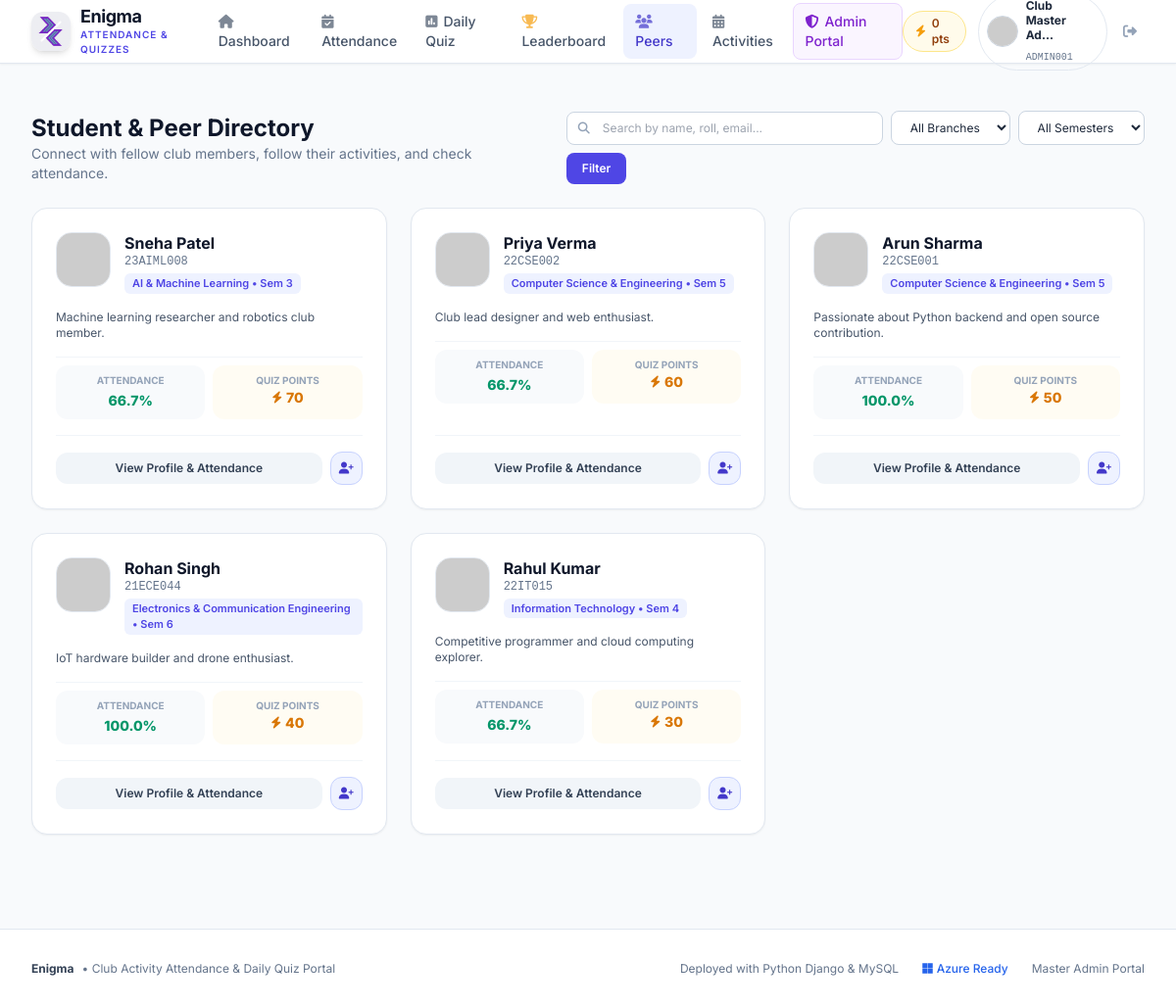
Screenshot of /accounts/directory/ (signed in) with the database file from the repository.
### accounts/models.py (models this page shows, shortened)
class StudentUser(AbstractUser):
    BRANCH_CHOICES = [
        ('CSE', 'Computer Science & Engineering'),
        ('IT', 'Information Technology'),
        ('ECE', 'Electronics & Communication Engineering'),
        ('EE', 'Electrical Engineering'),
        ('ME', 'Mechanical Engineering'),
        ('CE', 'Civil Engineering'),
        ('AIML', 'AI & Machine Learning'),
        ('DS', 'Data Science'),
        ('OTHER', 'Other Department'),
    ]
    SEMESTER_CHOICES = [(i, f'Semester {i}') for i in range(1, 9)]
    name = models.CharField(max_length=150, help_text="Full name of student")
    email = models.EmailField(unique=True, db_index=True)
    roll_number = models.CharField(max_length=50, unique=True, db_index=True)
    branch = models.CharField(max_length=50, choices=BRANCH_CHOICES, default='CSE')
    semester = models.PositiveSmallIntegerField(choices=SEMESTER_CHOICES, default=1)
    mobile_number = models.CharField(max_length=20, unique=True)
    profile_pic = models.ImageField(upload_to='profile_pics/', blank=True, null=True)
    bio = models.TextField(blank=True, default="Passionate club member eager to learn and collaborate.")
    quiz_points = models.PositiveIntegerField(default=0)
    followers = models.ManyToManyField(
        'self',
        symmetrical=False,
        related_name='following',
        blank=True
    )
    is_club_admin = models.BooleanField(
        default=False,
        help_text="Designates whether this student has master club admin privileges."
    )
    objects = StudentUserManager()
    USERNAME_FIELD = 'email'
    REQUIRED_FIELDS = ['name', 'roll_number', 'branch', 'semester', 'mobile_number']
    class Meta:
        ordering = ['roll_number']
        verbose_name = 'Student User'
        verbose_name_plural = 'Student Users'
    @property
    def avatar_url(self):
        if self.profile_pic and hasattr(self.profile_pic, 'url'):
            return self.profile_pic.url
        clean_name = self.name.replace(' ', '+') if self.name else 'Student'
        return f"https://ui-avatars.com/api/?name={clean_name}&background=4f46e5&color=fff&size=150"
    def get_attendance_percentage(self):
        from attendance.models import AttendanceRecord
        total = AttendanceRecord.objects.filter(student=self).count()
        if total == 0:
            return 0.0
        present_count = AttendanceRecord.objects.filter(
            student=self,
            status__in=['PRESENT', 'LATE']
        ).count()
        return round((present_count / total) * 100, 1)

### accounts/views.py (the view)
# urls.py: path('directory/', views.students_directory_view, name='students_directory'),
@login_required
def students_directory_view(request):
    query = request.GET.get('q', '').strip()
    branch_filter = request.GET.get('branch', '').strip()
    semester_filter = request.GET.get('semester', '').strip()
    students = StudentUser.objects.filter(is_active=True).exclude(pk=request.user.pk)
    if query:
        students = students.filter(
            Q(name__icontains=query) |
            Q(roll_number__icontains=query) |
            Q(email__icontains=query)
        )
    if branch_filter:
        students = students.filter(branch=branch_filter)
    if semester_filter:
        students = students.filter(semester=semester_filter)
    students = students.order_by('-quiz_points', 'roll_number')
    return render(request, 'accounts/directory.html', {
        'students': students,
        'query': query,
        'branch_filter': branch_filter,
        'semester_filter': semester_filter,
        'branches': StudentUser.BRANCH_CHOICES,
        'semesters': StudentUser.SEMESTER_CHOICES,
    })

### templates/accounts/directory.html (shortened to what this page needs)
{% extends 'base.html' %}
{% block content %}
<div class="max-w-7xl mx-auto px-4 sm:px-6 lg:px-8 py-8 space-y-6">
    <div class="flex flex-col md:flex-row md:items-center justify-between gap-4">
        <div>
            <h1 class="text-2xl font-bold text-slate-900">Student & Peer Directory</h1>
            <p class="text-xs sm:text-sm text-slate-500">Connect with fellow club members, follow their activities, and check attendance.</p>
        </div>
        <form method="GET" class="flex flex-wrap items-center gap-2">
            <div class="relative flex-grow sm:w-64">
                <span class="absolute inset-y-0 left-0 flex items-center pl-3 text-slate-400 text-xs">
                    <i class="fa-solid fa-magnifying-glass"></i>
                </span>
                <input type="text" name="q" value="{{ query }}" placeholder="Search by name, roll, email..." class="form-input pl-9 text-xs py-2">
            </div>
            <select name="branch" class="form-input text-xs py-2 w-auto">
                <option value="">All Branches</option>
            </select>
            <select name="semester" class="form-input text-xs py-2 w-auto">
                <option value="">All Semesters</option>
            </select>
            <button type="submit" class="bg-brand-600 hover:bg-brand-700 text-white font-semibold px-4 py-2 rounded-lg text-xs transition">
                Filter
            </button>
        </form>
    </div>
    <div class="grid grid-cols-1 sm:grid-cols-2 lg:grid-cols-3 gap-6">
        {% for student in students %}
        <div class="bg-white rounded-2xl border border-slate-200 shadow-sm p-6 flex flex-col justify-between hover:shadow-md transition">
            <div class="space-y-4">
                <div class="flex items-start space-x-3.5">
                    <img src="{{ student.avatar_url }}" alt="{{ student.name }}" class="w-14 h-14 rounded-2xl object-cover border border-slate-200">
                    <div class="flex-grow">
                        <a href="{% url 'public_profile' student.roll_number %}" class="font-bold text-slate-900 hover:text-brand-600 transition block text-base leading-snug">
                            {{ student.name }}
                        </a>
                        <span class="text-xs font-mono font-medium text-slate-500 block">{{ student.roll_number }}</span>
                        <span class="inline-block text-[11px] font-semibold text-brand-600 bg-brand-50 px-2 py-0.5 rounded-md mt-1">
                            {{ student.get_branch_display }} • Sem {{ student.semester }}
                        </span>
                    </div>
                </div>
                <p class="text-xs text-slate-600 line-clamp-2">
                    {{ student.bio|default:"Active club participant." }}
                </p>
                <div class="grid grid-cols-2 gap-2 pt-2 border-t border-slate-100 text-center">
                    <div class="p-2 rounded-xl bg-slate-50">
                        <span class="text-[10px] uppercase font-bold text-slate-400 block">Attendance</span>
                        <span class="text-sm font-extrabold text-emerald-600">{{ student.get_attendance_percentage }}%</span>
                    </div>
                    <div class="p-2 rounded-xl bg-amber-50/60">
                        <span class="text-[10px] uppercase font-bold text-slate-400 block">Quiz Points</span>
                        <span class="text-sm font-extrabold text-amber-600 flex items-center justify-center">
                            <i class="fa-solid fa-bolt mr-1 text-xs"></i>{{ student.quiz_points }}
                        </span>
                    </div>
                </div>
            </div>
            <div class="flex items-center space-x-2 pt-4 mt-4 border-t border-slate-100">
                <a href="{% url 'public_profile' student.roll_number %}" class="flex-grow text-center py-2 bg-slate-100 hover:bg-slate-200 text-slate-700 font-semibold text-xs rounded-xl transition">
                    View Profile & Attendance
                </a>
                <form method="POST" action="{% url 'follow_toggle' student.roll_number %}">
                    {% if student in user.following.all %}
                    <button type="submit" title="Unfollow" class="p-2 bg-emerald-50 text-emerald-700 hover:bg-rose-50 hover:text-rose-600 border border-emerald-200 rounded-xl transition text-xs">
                        <i class="fa-solid fa-user-check"></i>
                    </button>
                    {% else %}
                    <button type="submit" title="Follow" class="p-2 bg-brand-50 text-brand-700 hover:bg-brand-600 hover:text-white border border-brand-200 rounded-xl transition text-xs">
                        <i class="fa-solid fa-user-plus"></i>
                    </button>
                    {% endif %}
                </form>
            </div>
        </div>
        {% empty %}
        <div class="col-span-full text-center py-12 text-slate-400 text-sm">
            <i class="fa-solid fa-users-slash text-3xl mb-2 block opacity-40"></i>
            No students found matching your criteria.
        </div>
        {% endfor %}
    </div>
</div>
{% endblock %}

### templates/base.html (shortened to what this page needs)
{% load static %}
<!DOCTYPE html>
<html lang="en">
<head>
    <script src="https://cdn.tailwindcss.com"></script>
    <link rel="stylesheet" href="https://cdnjs.cloudflare.com/ajax/libs/font-awesome/6.5.1/css/all.min.css">
</head>
<body class="min-h-screen flex flex-col text-slate-800 antialiased">
    <nav class="sticky top-0 z-40 bg-white/95 backdrop-blur-md border-b border-slate-200 shadow-sm">
        <div class="max-w-7xl mx-auto px-4 sm:px-6 lg:px-8">
            <div class="flex justify-between h-16">
                <div class="flex items-center space-x-3">
                    <a href="{% url 'home' %}" class="flex items-center space-x-2.5">
                        <img src="{% static 'images/enigma-logo.png' %}" alt="Enigma Logo" class="w-10 h-10 rounded-xl object-contain shadow-md">
                        <div>
                            <span class="text-lg font-bold tracking-tight text-slate-900 block leading-tight">Enigma</span>
                            <span class="text-[10px] font-semibold text-brand-600 uppercase tracking-widest block">Attendance & Quizzes</span>
                        </div>
                    </a>
                    {% if user.is_authenticated %}
                    <div class="hidden md:flex items-center space-x-1 ml-6">
                        <a href="{% url 'student_dashboard' %}" class="px-3 py-2 rounded-lg text-sm font-medium transition {% if request.resolver_match.url_name == 'student_dashboard' %}bg-brand-50 text-brand-700{% else %}text-slate-600 hover:text-slate-900 hover:bg-slate-100{% endif %}">
                            <i class="fa-solid fa-house mr-1.5 opacity-70"></i>Dashboard
                        </a>
                        <a href="{% url 'my_attendance' %}" class="px-3 py-2 rounded-lg text-sm font-medium transition {% if request.resolver_match.url_name == 'my_attendance' %}bg-brand-50 text-brand-700{% else %}text-slate-600 hover:text-slate-900 hover:bg-slate-100{% endif %}">
                            <i class="fa-solid fa-calendar-check mr-1.5 opacity-70"></i>Attendance
                        </a>
                        <a href="{% url 'daily_quiz' %}" class="relative px-3 py-2 rounded-lg text-sm font-medium transition {% if request.resolver_match.url_name == 'daily_quiz' %}bg-brand-50 text-brand-700{% else %}text-slate-600 hover:text-slate-900 hover:bg-slate-100{% endif %}">
                            <i class="fa-solid fa-poll mr-1.5 opacity-70"></i>Daily Quiz
                        </a>
                        <a href="{% url 'leaderboard' %}" class="px-3 py-2 rounded-lg text-sm font-medium transition {% if request.resolver_match.url_name == 'leaderboard' %}bg-brand-50 text-brand-700{% else %}text-slate-600 hover:text-slate-900 hover:bg-slate-100{% endif %}">
                            <i class="fa-solid fa-trophy mr-1.5 opacity-70 text-amber-500"></i>Leaderboard
                        </a>
                        <a href="{% url 'students_directory' %}" class="px-3 py-2 rounded-lg text-sm font-medium transition {% if request.resolver_match.url_name == 'students_directory' %}bg-brand-50 text-brand-700{% else %}text-slate-600 hover:text-slate-900 hover:bg-slate-100{% endif %}">
                            <i class="fa-solid fa-users mr-1.5 opacity-70"></i>Peers
                        </a>
                        <a href="{% url 'activities_list' %}" class="px-3 py-2 rounded-lg text-sm font-medium transition {% if request.resolver_match.url_name == 'activities_list' %}bg-brand-50 text-brand-700{% else %}text-slate-600 hover:text-slate-900 hover:bg-slate-100{% endif %}">
                            <i class="fa-solid fa-calendar-days mr-1.5 opacity-70"></i>Activities
                        </a>
                        {% if is_club_admin_user %}
                        <a href="{% url 'admin_dashboard' %}" class="px-3 py-2 rounded-lg text-sm font-medium bg-purple-50 text-purple-700 hover:bg-purple-100 border border-purple-200">
                            <i class="fa-solid fa-shield-halved mr-1.5"></i>Admin Portal
                        </a>
                        {% endif %}
                    </div>
                    {% endif %}
                </div>
                <div class="flex items-center space-x-3">
                    {% if user.is_authenticated %}
                    <div class="hidden sm:flex items-center bg-amber-50 border border-amber-200 text-amber-800 px-3 py-1 rounded-full text-xs font-semibold shadow-xs">
                        <i class="fa-solid fa-bolt text-amber-500 mr-1.5"></i>
                        <span>{{ user.quiz_points }} pts</span>
                    </div>
                    <div class="relative flex items-center space-x-2">
                        <a href="{% url 'my_profile' %}" class="flex items-center space-x-2 p-1 pl-2 pr-3 rounded-full hover:bg-slate-100 transition border border-slate-200">
                            <img src="{{ user.avatar_url }}" alt="{{ user.name }}" class="w-8 h-8 rounded-full object-cover border border-slate-300">
                            <div class="text-left hidden lg:block">
                                <span class="text-xs font-bold text-slate-800 block leading-tight">{{ user.name|truncatechars:15 }}</span>
                                <span class="text-[10px] text-slate-500 font-mono">{{ user.roll_number }}</span>
                            </div>
                        </a>
                        <a href="{% url 'logout' %}" title="Sign Out" class="p-2 text-slate-400 hover:text-rose-600 hover:bg-rose-50 rounded-lg transition text-sm">
                            <i class="fa-solid fa-right-from-bracket"></i>
                        </a>
                    </div>
                    {% endif %}
                </div>
            </div>
        </div>
    </nav>
    <main class="flex-grow">
        {% block content %}{% endblock %}
    </main>
    <footer class="bg-white border-t border-slate-200 mt-16 py-8">
        <div class="max-w-7xl mx-auto px-4 sm:px-6 lg:px-8 flex flex-col md:flex-row items-center justify-between text-xs text-slate-500 space-y-4 md:space-y-0">
            <div class="flex items-center space-x-2">
                <span class="font-bold text-slate-700">Enigma</span>
                <span>• Club Activity Attendance & Daily Quiz Portal</span>
            </div>
            <div class="flex items-center space-x-6">
                <span>Deployed with Python Django & MySQL</span>
                <span class="inline-flex items-center text-blue-600 font-medium">
                    <i class="fa-brands fa-microsoft mr-1"></i>Azure Ready
                </span>
                <a href="{% url 'admin_login' %}" class="hover:text-purple-600 transition">Master Admin Portal</a>
            </div>
        </div>
    </footer>
</body>
</html>

### rows the page displays
StudentUser: quiz_points "0", roll_number "ADMIN001"
StudentUser: name "Sneha Patel", roll_number "23AIML008", branch "AI & Machine Learning", semester "3", bio "Machine learning researcher and robotics club member.", get_attendance_percentage "66.7", quiz_points "70"
StudentUser: name "Priya Verma", roll_number "22CSE002", branch "Computer Science & Engineering", semester "5", bio "Club lead designer and web enthusiast.", get_attendance_percentage "66.7", quiz_points "60"
StudentUser: name "Arun Sharma", roll_number "22CSE001", branch "Computer Science & Engineering", semester "5", bio "Passionate about Python backend and open source contribution.", get_attendance_percentage "100.0", quiz_points "50"
StudentUser: name "Rohan Singh", roll_number "21ECE044", branch "Electronics & Communication Engineering", semester "6", bio "IoT hardware builder and drone enthusiast.", get_attendance_percentage "100.0", quiz_points "40"
StudentUser: name "Rahul Kumar", roll_number "22IT015", branch "Information Technology", semester "4", bio "Competitive programmer and cloud computing explorer.", get_attendance_percentage "66.7", quiz_points "30"
